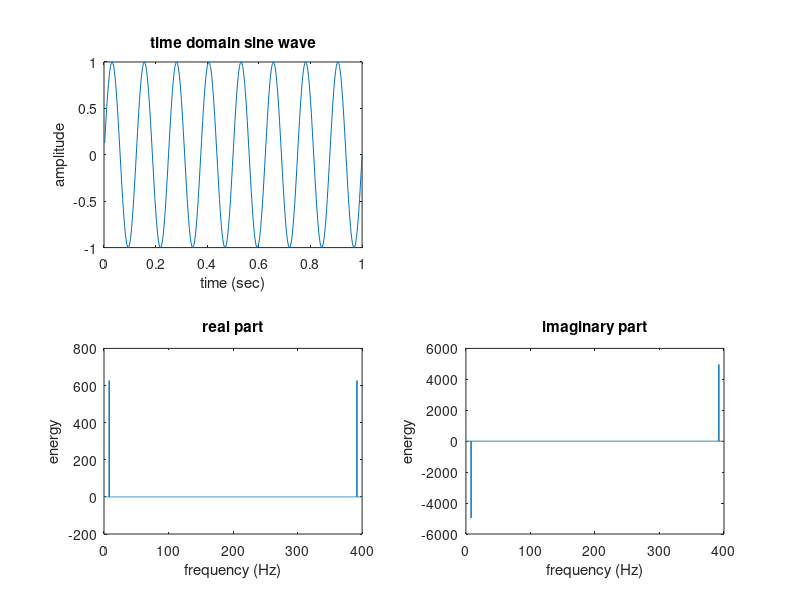

MATLAB code for this plot:
% Listing 14-5 - FFT of a sine wave
clear
clc
close all

 dt = 1/400            % sampling period (sec)
 pts = 10000           % number of points
 f = 8                 % frequency
 t = (1:pts) * dt;     % time array for plotting
 x = sin(2*pi*f*t);
 subplot(2, 2, 1)
 plot(t(1:end/25), x(1:end/25));
 title('time domain sine wave')
 ylabel('amplitude')
 xlabel('time (sec)')
 Y = fft(x);           % perform the transform
 df = 1 / t(end)       % the frequency interval
 fmax = df * pts / 2 
 f = (1:pts) * 2 * fmax / pts; 
                      % frequencies for plotting
 subplot(2,2,3)
 plot(f, real(Y))
 title('real part')
 xlabel('frequency (Hz)')
 ylabel('energy')
 subplot(2,2,4)
 plot(f, imag(Y))
 title('imaginary part')
 xlabel('frequency (Hz)')
 ylabel('energy')
